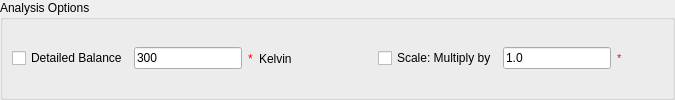
        <widget class="QGroupBox" name="gbAnalysis">
         <property name="title">
          <string>Analysis Options</string>
         </property>
         <layout class="QGridLayout" name="gridLayout_3">
          <property name="sizeConstraint">
           <enum>QLayout::SetDefaultConstraint</enum>
          </property>
          <property name="margin">
           <number>0</number>
          </property>
          <property name="spacing">
           <number>0</number>
          </property>
          <item row="0" column="0">
           <widget class="QStackedWidget" name="swAnalysis">
            <property name="lineWidth">
             <number>0</number>
            </property>
            <property name="currentIndex">
             <number>0</number>
            </property>
            <widget class="QWidget" name="page_6">
             <layout class="QGridLayout" name="gridLayout_10">
              <item row="1" column="1">
               <spacer name="horizontalSpacer_16">
                <property name="orientation">
                 <enum>Qt::Horizontal</enum>
                </property>
                <property name="sizeHint" stdset="0">
                 <size>
                  <width>40</width>
                  <height>20</height>
                 </size>
                </property>
               </spacer>
              </item>
              <item row="1" column="0">
               <layout class="QHBoxLayout" name="horizontalLayout_35">
                <item>
                 <widget class="QCheckBox" name="ckDetailedBalance">
                  <property name="text">
                   <string>Detailed Balance</string>
                  </property>
                 </widget>
                </item>
                <item>
                 <widget class="QLineEdit" name="leDetailedBalance">
                  <property name="maximumSize">
                   <size>
                    <width>112</width>
                    <height>16777215</height>
                   </size>
                  </property>
                  <property name="text">
                   <string>300</string>
                  </property>
                 </widget>
                </item>
                <item>
                 <widget class="QLabel" name="valDetailedBalance">
                  <property name="styleSheet">
                   <string notr="true">color: rgb(255, 0, 4)</string>
                  </property>
                  <property name="text">
                   <string>*</string>
                  </property>
                 </widget>
                </item>
                <item>
                 <widget class="QLabel" name="lbDBKelvin">
                  <property name="text">
                   <string>Kelvin</string>
                  </property>
                 </widget>
                </item>
                <item>
                 <spacer name="horizontalSpacer_10">
                  <property name="orientation">
                   <enum>Qt::Horizontal</enum>
                  </property>
                  <property name="sizeHint" stdset="0">
                   <size>
                    <width>40</width>
                    <height>20</height>
                   </size>
                  </property>
                 </spacer>
                </item>
               </layout>
              </item>
              <item row="1" column="2">
               <layout class="QHBoxLayout" name="horizontalLayout_38">
                <item>
                 <widget class="QCheckBox" name="ckScaleMultiplier">
                  <property name="text">
                   <string>Scale: Multiply by</string>
                  </property>
                 </widget>
                </item>
                <item>
                 <widget class="QLineEdit" name="leScaleMultiplier">
                  <property name="text">
                   <string>1.0</string>
                  </property>
                 </widget>
                </item>
                <item>
                 <widget class="QLabel" name="valScaleMultiplier">
                  <property name="text">
                   <string>&lt;!DOCTYPE HTML PUBLIC &quot;-//W3C//DTD HTML 4.0//EN&quot; &quot;http://www.w3.org/TR/REC-html40/strict.dtd&quot;&gt;
&lt;html&gt;&lt;head&gt;&lt;meta name=&quot;qrichtext&quot; content=&quot;1&quot; /&gt;&lt;style type=&quot;text/css&quot;&gt;
p, li { white-space: pre-wrap; }
&lt;/style&gt;&lt;/head&gt;&lt;body style=&quot; font-family:'MS Shell Dlg 2'; font-size:8.25pt; font-weight:400; font-style:normal;&quot;&gt;
&lt;p style=&quot; margin-top:0px; margin-bottom:0px; margin-left:0px; margin-right:0px; -qt-block-indent:0; text-indent:0px;&quot;&gt;&lt;span style=&quot; font-size:8pt; color:#ff0000;&quot;&gt;*&lt;/span&gt;&lt;/p&gt;&lt;/body&gt;&lt;/html&gt;</string>
                  </property>
                 </widget>
                </item>
                <item>
                 <spacer name="horizontalSpacer">
                  <property name="orientation">
                   <enum>Qt::Horizontal</enum>
                  </property>
                  <property name="sizeHint" stdset="0">
                   <size>
                    <width>40</width>
                    <height>20</height>
                   </size>
                  </property>
                 </spacer>
                </item>
               </layout>
              </item>
             </layout>
            </widget>
           </widget>
          </item>
         </layout>
        </widget>
